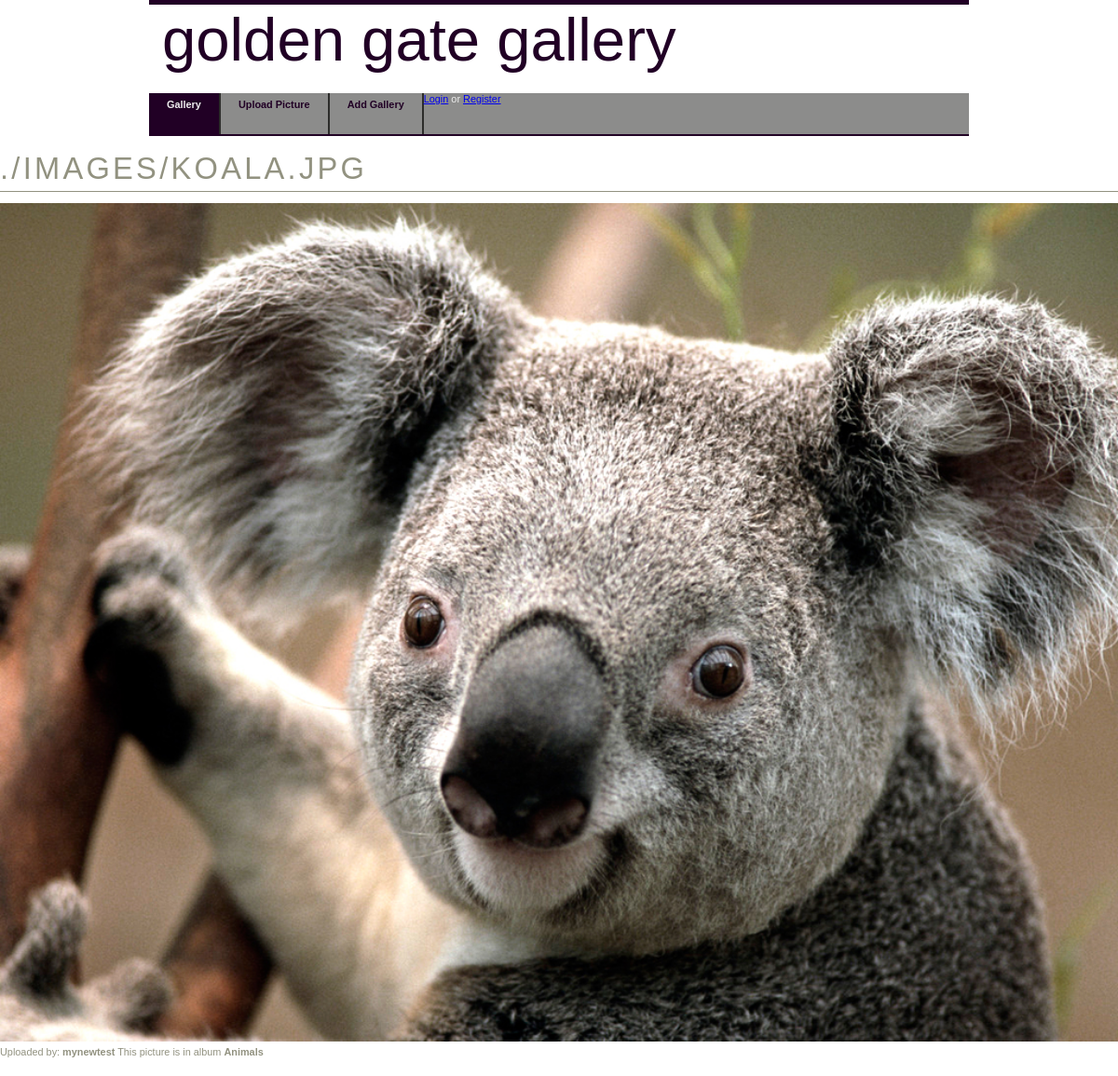
The app's page /picture.php?picture_id=4 with its own data.
### tables this page shows
CREATE TABLE `pictures` (
  `picture_id` int(11) NOT NULL,
  `name` varchar(40) NOT NULL,
  `picturename` varchar(200) NOT NULL,
  `album_id` int(11) NOT NULL,
  `user_id` int(11) NOT NULL
);

CREATE TABLE `users` (
  `user_id` int(11) NOT NULL,
  `user_name` varchar(255) NOT NULL,
  `password` varchar(255) NOT NULL,
  `dateregistred` timestamp NOT NULL DEFAULT CURRENT_TIMESTAMP,
  `user_email` varchar(255) NOT NULL,
  `user_fname` varchar(255) NOT NULL,
  `user_lname` varchar(255) NOT NULL
);

CREATE TABLE `albums` (
  `album_id` int(11) NOT NULL,
  `album_name` varchar(50) NOT NULL,
  `rating` int(11) DEFAULT NULL,
  `category` varchar(50) NOT NULL,
  `user_id` int(11) NOT NULL
);

### includes/functions.php (called while the page is built)
<?php
function getAuthor($picture_id) {
    global $conn;
    $picturesQuery = "SELECT `picture_id`, `name`, `album_id`, `user_id` FROM `pictures` WHERE `picture_id` = '$picture_id'";
    $result = $conn->query($picturesQuery);
    if ($result) {
        $row=mysqli_fetch_assoc($result);
        $user_id = $row['user_id'];
        $userQuery = "SELECT `user_name` FROM `users` WHERE `user_id` = '$user_id'";
        $userResult = $conn->query($userQuery);
        if ($userResult) {
            $userRow = mysqli_fetch_assoc($userResult);
            $user_name = $userRow['user_name'];
        }
    }
    return $user_name;
}
function getAlbumName($picture_id) {
    global $conn;
    $picturesQuery = "SELECT `picture_id`, `name`, `album_id`, `user_id` FROM `pictures` WHERE `picture_id` = '$picture_id'";
    $result = $conn->query($picturesQuery);
    if ($result) {
        $row=mysqli_fetch_assoc($result);
        $album_id = $row['album_id'];
        $albumQuery = "SELECT `album_name` FROM `albums` WHERE `album_id` = '$album_id'";
        $albumResult = $conn->query($albumQuery);
        if ($albumResult) {
            $albumRow = mysqli_fetch_assoc($albumResult);
            $album_name = $albumRow['album_name'];
        }
    }
    return $album_name;
}

### picture.php (the view)
<?php
require_once "header.php";
if (isset($_GET['picture_id'])) {
    $picture_id = $_GET['picture_id'];
    $pictureQuery = "SELECT `picture_id`, `name`, `album_id`, `user_id` FROM `pictures` WHERE `picture_id` = '$picture_id'";
    $result = $conn->query($pictureQuery);
    if ($result) {
        $row = $result->fetch_assoc();
        $picture_name = $row['name'];
    }
}
?>
    <div class="main">
        <header>
            <h1><?php echo $picture_name; ?></h1>
        </header>
        <div class="picture">
            <img src="<?php echo $picture_name; ?>" alt="<?php echo $picture_id; ?>" />
        </div>
        <footer>
            <p>
                <span class="uploadedBy">Uploaded by: <strong><?php echo getAuthor($row['picture_id']); ?></strong></span>
                <span class="inAlbum">This picture is in album <strong><?php echo getAlbumName($row['picture_id']); ?></strong></span>
            </p>
        </footer>
    </div>
<?php require_once "footer.php";?>

### styles/style.css (style rules this page uses)
html { height: 100%; }
body { font-family: verdana, arial, sans-serif; padding: 0px; margin: 0px; font-size: .68em; }
p { margin: 0px; padding: 0px 0px 16px 0px; line-height: 1.7em; }
h1 { font-family: arial, sans-serif; letter-spacing: .1em; font-weight: normal; text-transform: uppercase; padding: 16px 0px 5px 0px; margin: 0px 0px 12px 0px; border-bottom: 1px solid; font-size: 3em; }
img { border: 0px; margin: 0px; padding: 0px; }
body { color: #929280; }

### styles/newStyle.css (style rules this page uses)
img { width: 100%; height: 100%; }

### records on screen
pictures: name "./IMAGES/KOALA.JPG", name (picture), picture_id.user_name "mynewtest", picture_id.album_name "Animals"
